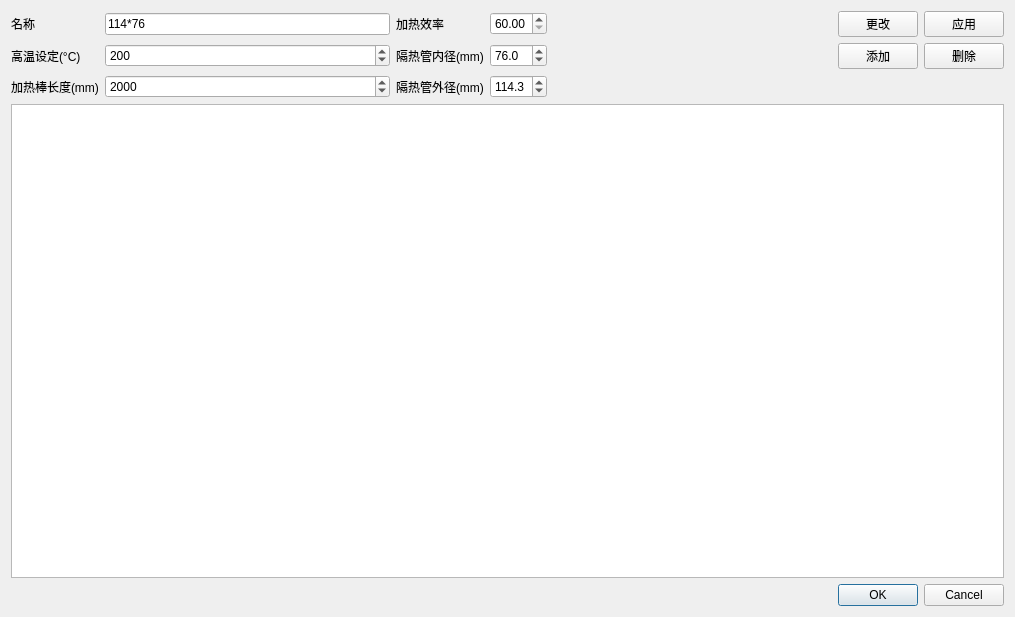
<?xml version="1.0" encoding="UTF-8"?>
<ui version="4.0">
 <class>Setting</class>
 <widget class="QDialog" name="Setting">
  <property name="geometry">
   <rect>
    <x>0</x>
    <y>0</y>
    <width>1015</width>
    <height>617</height>
   </rect>
  </property>
  <property name="windowTitle">
   <string>Dialog</string>
  </property>
  <layout class="QVBoxLayout" name="verticalLayout">
   <item>
    <layout class="QVBoxLayout" name="verticalLayout_2">
     <item>
      <layout class="QGridLayout" name="gridLayout">
       <item row="0" column="1">
        <widget class="QLabel" name="label_5">
         <property name="text">
          <string>名称</string>
         </property>
        </widget>
       </item>
       <item row="0" column="3">
        <widget class="QLabel" name="label_6">
         <property name="text">
          <string>加热效率</string>
         </property>
        </widget>
       </item>
       <item row="0" column="6">
        <widget class="QPushButton" name="pbTreeviewChg">
         <property name="text">
          <string>更改</string>
         </property>
        </widget>
       </item>
       <item row="1" column="3">
        <widget class="QLabel" name="label_3">
         <property name="text">
          <string>隔热管内径(mm)</string>
         </property>
        </widget>
       </item>
       <item row="1" column="1">
        <widget class="QLabel" name="label">
         <property name="text">
          <string>高温设定(°C)</string>
         </property>
        </widget>
       </item>
       <item row="0" column="4">
        <widget class="QDoubleSpinBox" name="dsbHeatRate">
         <property name="minimum">
          <double>60.000000000000000</double>
         </property>
        </widget>
       </item>
       <item row="2" column="2">
        <widget class="QSpinBox" name="sbHeatLength">
         <property name="minimum">
          <number>1000</number>
         </property>
         <property name="maximum">
          <number>2500</number>
         </property>
         <property name="value">
          <number>2000</number>
         </property>
        </widget>
       </item>
       <item row="1" column="7">
        <widget class="QPushButton" name="pbTreeviewDel">
         <property name="text">
          <string>删除</string>
         </property>
        </widget>
       </item>
       <item row="0" column="2">
        <widget class="QLineEdit" name="leName">
         <property name="text">
          <string>114*76</string>
         </property>
        </widget>
       </item>
       <item row="1" column="2">
        <widget class="QSpinBox" name="sbHighTemp">
         <property name="minimum">
          <number>100</number>
         </property>
         <property name="maximum">
          <number>360</number>
         </property>
         <property name="value">
          <number>200</number>
         </property>
        </widget>
       </item>
       <item row="2" column="1">
        <widget class="QLabel" name="label_2">
         <property name="text">
          <string>加热棒长度(mm)</string>
         </property>
        </widget>
       </item>
       <item row="1" column="6">
        <widget class="QPushButton" name="pbTreeviewAdd">
         <property name="text">
          <string>添加</string>
         </property>
        </widget>
       </item>
       <item row="2" column="3">
        <widget class="QLabel" name="label_4">
         <property name="text">
          <string>隔热管外径(mm)</string>
         </property>
        </widget>
       </item>
       <item row="0" column="7">
        <widget class="QPushButton" name="pbUseCur">
         <property name="styleSheet">
          <string notr="true"/>
         </property>
         <property name="text">
          <string>应用</string>
         </property>
        </widget>
       </item>
       <item row="0" column="5">
        <spacer name="horizontalSpacer">
         <property name="orientation">
          <enum>Qt::Horizontal</enum>
         </property>
         <property name="sizeHint" stdset="0">
          <size>
           <width>40</width>
           <height>20</height>
          </size>
         </property>
        </spacer>
       </item>
       <item row="1" column="4">
        <widget class="QDoubleSpinBox" name="sbInnerDiam">
         <property name="decimals">
          <number>1</number>
         </property>
         <property name="minimum">
          <double>40.000000000000000</double>
         </property>
         <property name="maximum">
          <double>101.000000000000000</double>
         </property>
         <property name="value">
          <double>76.000000000000000</double>
         </property>
        </widget>
       </item>
       <item row="2" column="4">
        <widget class="QDoubleSpinBox" name="sbOutDiam">
         <property name="decimals">
          <number>1</number>
         </property>
         <property name="minimum">
          <double>73.000000000000000</double>
         </property>
         <property name="maximum">
          <double>139.000000000000000</double>
         </property>
         <property name="value">
          <double>114.299999999999997</double>
         </property>
        </widget>
       </item>
      </layout>
     </item>
     <item>
      <widget class="QTableView" name="tvType"/>
     </item>
    </layout>
   </item>
   <item>
    <widget class="QDialogButtonBox" name="buttonBox">
     <property name="orientation">
      <enum>Qt::Horizontal</enum>
     </property>
     <property name="standardButtons">
      <set>QDialogButtonBox::Cancel|QDialogButtonBox::Ok</set>
     </property>
    </widget>
   </item>
  </layout>
  <action name="actionaddItem">
   <property name="text">
    <string>addItem</string>
   </property>
  </action>
  <action name="actiondeleteItem">
   <property name="text">
    <string>deleteItem</string>
   </property>
  </action>
  <action name="actionalterItem">
   <property name="text">
    <string>alterItem</string>
   </property>
  </action>
  <action name="actionuseItem">
   <property name="text">
    <string>useItem</string>
   </property>
  </action>
 </widget>
 <resources/>
 <connections>
  <connection>
   <sender>buttonBox</sender>
   <signal>accepted()</signal>
   <receiver>Setting</receiver>
   <slot>accept()</slot>
   <hints>
    <hint type="sourcelabel">
     <x>231</x>
     <y>584</y>
    </hint>
    <hint type="destinationlabel">
     <x>157</x>
     <y>274</y>
    </hint>
   </hints>
  </connection>
  <connection>
   <sender>buttonBox</sender>
   <signal>rejected()</signal>
   <receiver>Setting</receiver>
   <slot>reject()</slot>
   <hints>
    <hint type="sourcelabel">
     <x>299</x>
     <y>590</y>
    </hint>
    <hint type="destinationlabel">
     <x>286</x>
     <y>274</y>
    </hint>
   </hints>
  </connection>
 </connections>
</ui>
